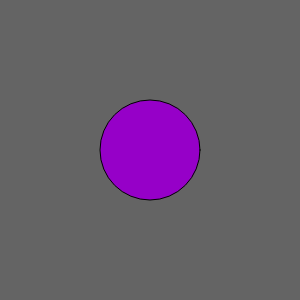
Frame 1 (no input)
Frame 60 (no input): identical to frame 1, image omitted
Frame 120 (the mouse pressed at the canvas centre since frame 60): identical to frame 1, image omitted

The p5.js sketch that drew this single still picture (run headless with seeded random() and noise() and a simulated clock; from frame 60 on, the mouse is pressed at the canvas centre):

// p5.js sketch
// ── sketch.js
var txt;

var button;

function setup() {
  createCanvas(300,300);
  txt = createP('some text');
  txt.style("background-color", "green");
  txt.style("font-family", "sans-serif");
  txt.style("font-size", "18px");
  txt.style("color", "black");

  button = createButton("change style");
  button.mousePressed(changeStyle);
  
  txt.mouseOver(revertStyle);
}

function draw() {
  background(100);
  fill(150,0,200);
  ellipse(width/2,height/2,100,100);
}

function changeStyle() {
  txt.style("background-color", "white");
  txt.style("padding", "24px");
}

function revertStyle() {
  txt.style("background-color", "green");
  txt.style("font-family", "sans-serif");
  txt.style("font-size", "18px");
  txt.style("color", "black");
  txt.style("padding", "14px");
}
